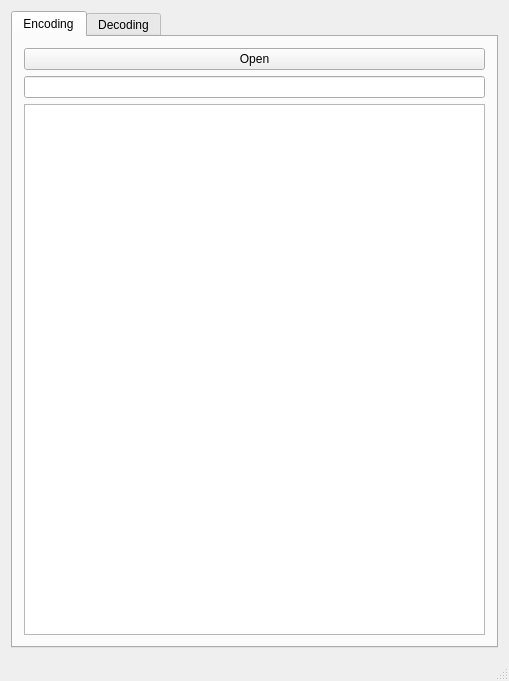
<?xml version="1.0" encoding="UTF-8"?>
<ui version="4.0">
 <class>MainWindow</class>
 <widget class="QMainWindow" name="MainWindow">
  <property name="geometry">
   <rect>
    <x>0</x>
    <y>0</y>
    <width>509</width>
    <height>681</height>
   </rect>
  </property>
  <property name="windowTitle">
   <string>MainWindow</string>
  </property>
  <widget class="QWidget" name="centralWidget">
   <layout class="QVBoxLayout" name="verticalLayout_3">
    <item>
     <widget class="QTabWidget" name="tabWidget">
      <property name="tabShape">
       <enum>QTabWidget::Rounded</enum>
      </property>
      <property name="currentIndex">
       <number>0</number>
      </property>
      <widget class="QWidget" name="tab_e">
       <attribute name="title">
        <string>Encoding</string>
       </attribute>
       <layout class="QVBoxLayout" name="verticalLayout_2">
        <item>
         <widget class="QPushButton" name="btn_open">
          <property name="text">
           <string>Open</string>
          </property>
         </widget>
        </item>
        <item>
         <widget class="QLineEdit" name="file_name"/>
        </item>
        <item>
         <widget class="QPlainTextEdit" name="base64">
          <property name="font">
           <font>
            <family>Monospace</family>
           </font>
          </property>
         </widget>
        </item>
       </layout>
      </widget>
      <widget class="QWidget" name="tab_d">
       <attribute name="title">
        <string>Decoding</string>
       </attribute>
       <layout class="QVBoxLayout" name="verticalLayout">
        <item>
         <widget class="QPlainTextEdit" name="base64_input">
          <property name="font">
           <font>
            <family>Monospace</family>
           </font>
          </property>
         </widget>
        </item>
        <item>
         <widget class="QPushButton" name="btn_convert">
          <property name="text">
           <string>Preview</string>
          </property>
         </widget>
        </item>
        <item>
         <widget class="QScrollArea" name="scrollArea">
          <property name="autoFillBackground">
           <bool>false</bool>
          </property>
          <property name="frameShape">
           <enum>QFrame::StyledPanel</enum>
          </property>
          <property name="frameShadow">
           <enum>QFrame::Raised</enum>
          </property>
          <property name="widgetResizable">
           <bool>true</bool>
          </property>
          <widget class="QWidget" name="scrollAreaWidgetContents">
           <property name="geometry">
            <rect>
             <x>0</x>
             <y>0</y>
             <width>467</width>
             <height>277</height>
            </rect>
           </property>
           <layout class="QVBoxLayout" name="verticalLayout_4">
            <property name="spacing">
             <number>0</number>
            </property>
            <property name="leftMargin">
             <number>0</number>
            </property>
            <property name="topMargin">
             <number>0</number>
            </property>
            <property name="rightMargin">
             <number>0</number>
            </property>
            <property name="bottomMargin">
             <number>0</number>
            </property>
            <item>
             <widget class="QLabel" name="img_box">
              <property name="sizePolicy">
               <sizepolicy hsizetype="Preferred" vsizetype="Preferred">
                <horstretch>0</horstretch>
                <verstretch>0</verstretch>
               </sizepolicy>
              </property>
              <property name="maximumSize">
               <size>
                <width>16777215</width>
                <height>16777215</height>
               </size>
              </property>
              <property name="frameShape">
               <enum>QFrame::NoFrame</enum>
              </property>
              <property name="frameShadow">
               <enum>QFrame::Sunken</enum>
              </property>
              <property name="text">
               <string/>
              </property>
             </widget>
            </item>
           </layout>
          </widget>
         </widget>
        </item>
       </layout>
      </widget>
     </widget>
    </item>
   </layout>
  </widget>
  <widget class="QStatusBar" name="statusBar"/>
 </widget>
 <layoutdefault spacing="6" margin="11"/>
 <resources/>
 <connections/>
</ui>
